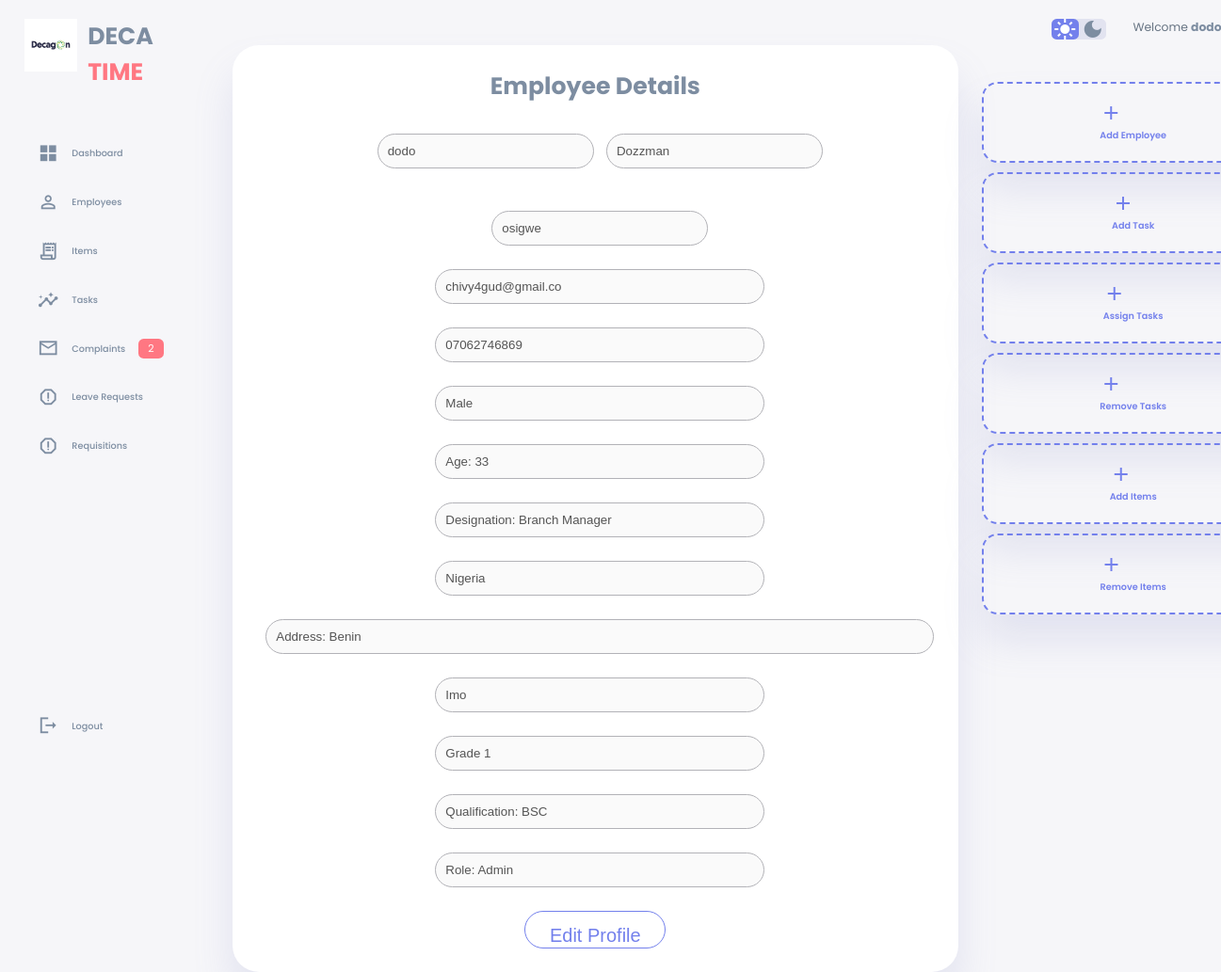
Page /employee_detail?id=1 (signed in) on the committed database.
### tables this page shows
CREATE TABLE employees (

    id INTEGER PRIMARY KEY AUTOINCREMENT NOT NULL,
    first_name TEXT NOT NULL,
    middle_name TEXT,
    last_name TEXT NOT NULL,
    email TEXT NOT NULL UNIQUE,
    phone TEXT NOT NULL,
    gender TEXT NOT NULL,
    country TEXT NOT NULL,
    origin_state TEXT,
    designation TEXT NOT NULL,
    aaddress TEXT NOT NULL,
    qualification TEXT,
    grade TEXT NOT NULL,
    age INTEGER,
    registration_date DATESTAMP

, 'date' DATETIME);

### app.py (the view)
@app.route("/employee_detail", methods=["GET", "POST"])
@login_required
def employee_detail():
    if session["user_role"] != 1:
        error_message = "Access Denied"
        return render_template("index.html", error = error_message)
    id = request.args.get("id")
    rows = db.execute("SELECT *, users.user_role FROM employees JOIN users ON employees.id = users.user_id WHERE employees.id = ?", id)
    row = rows[0]
    return render_template("employee_details.html", row = row)

### app.py (called while the page is built)
@app.after_request
def after_request(response):
    response.headers["Cache-Control"] = "no-cache, no-store, must-revalidate"
    response.headers["Expires"] = 0
    response.headers["Pragma"] = "no-cache"
    return response

### helpers.py (called while the page is built)
def login_required(f):
    @wraps(f)
    def decorated_function(*args, **kwargs):
        if session.get("user_id") is None or session.get("user_name") is None or session.get("complaint_count") is None or session.get("user_role") is None or session.get("employees") is None or session.get("tasks") is None:
            return redirect("/login")
        return f(*args, **kwargs)
    return decorated_function

### templates/employee_details.html (shortened to what this page needs)
{% extends "layout.html" %}
{% block main %}
            <div class="recent">
                <form action="" class="table">
                    <h2>Employee Details</h2>
                    <div class="names">
                        <input type="text" placeholder="First Name" name="first_name" value="{{ row["first_name"] }}" disabled>
                        <input type="text" placeholder="Middle Name" name="middle_name" value="{{ row["middle_name"] }}" disabled>
                        <input type="text" placeholder="Last Name" name="last_name" value="{{ row["last_name"] }}" disabled>
                    </div>
                    <div class="tel">
                         <input type="email" placeholder="Email Adress" name="email" value="{{ row["email"] }}" disabled>
                        <input type="tel" placeholder="Phone Number" name="phone" value="{{ row["phone"] }}" disabled>
                    </div>
                    <div class="tel">
                        <input type="text" placeholder="Gender" name="age" value="{{ row["gender"] }}" disabled>
                        <input type="text" State="Age" name="age" value="Age: {{ row["age"] }}" disabled>
                    </div>
                    <div class="tel">
                        <input type="text" placeholder="Designation" name="designation" value="Designation: {{ row["designation"] }}" required disabled>
                       <input type="text" placeholder="Country" name="designation" value="{{ row["country"] }}" disabled>
                    </div>
                    <div class="address">
                        <input type="text" placeholder="Address" name="address" value="Address: {{ row["aaddress"] }}" required disabled>
                    </div>
                    <div class="tel">
                        <input type="text" placeholder="State" name="state" value="{{ row["origin_state"] }}" disabled>
                        <input type="text" placeholder="Grade" name="grade" value="{{ row["grade"] }}" disabled>
                    </div>
                    <div class="tel">
                        <input type="text" placeholder="Qualification" name="qualification" value="Qualification: {{ row["qualification"] }}" disabled>
                        {% if row["user_role"] == 1 %}
                            <input type="text" placeholder="Role" name="role" disabled value="Role: Admin">
                        {% else %}
                            <input type="text" placeholder="Role" name="role" disabled value="Role: Employee">
                        {% endif %}
                    </div>
                    <button class="update"><a href="/employee_update?id={{ row["id"] }}">Edit Profile</a></button>
                </form>
            </div>
{% endblock %}

### static/style.css (style rules this page uses)
:root { --color-primary: #7380ec; --color-danger: #ff7782; --color-success: #41f1b6; --color-warning: #ffbb55; --color-white: #fff; --color-info-dark: #7d8da1; --color-info-light: #dce1eb; --color-dark: #7d8da1; --color-light: rgba(132, 139, 200, 0.18); --color-primary-variant: #111e88; --color-dark-variant: #677483; --color-background: #f6f6f9; --card-border-radius: 2rem; --border-radius-1: 0.4rem; --border-radius-2: 0.8rem; --border-radius-3: 1.2rem; --card-padding: 1.8rem; --padding-1: 1.2rem; --box-shadow: 0 2rem 3rem var(--color-light); }
* { margin: 0; padding:0; outline:0; appearance: none; border: 0; text-decoration: none; list-style: none; box-sizing: border-box; }
html { font-size: 14px; }
body { width: 100vw; height: 100vh; font-family: poppins, sans-serif; font-size: 0.88rem; background: var(--color-background); user-select: none; overflow-x: hidden; color: var(--color-dark); }
a { color: var(--color-dark); }
h2 { font-size: 1.8rem; }
main .recent { margin-top: 2rem; }
main .recent h2 { margin-bottom: 0.8rem }
main .recent .table { background:var(--color-white); width: 100%; border-radius: var(--card-border-radius); padding: var(--card-padding); text-align: center; box-shadow: var(--box-shadow); transition: all 300ms ease; }
main .recent a { text-align: center; display: block; margin: 1rem auto; color:var(--color-primary) }
form input, select, textarea { border: 1px solid #b2b2b7; border-radius: 1.5rem; }
form .names input { margin-top: 20px; width: 230px; padding: 10px 10px; margin-left: 10px; margin-bottom: 25px; }
form .tel input, select { width: 350px; padding: 10px 10px; margin-left: 10px; margin-bottom: 25px; }
form .address input { width: 710px; padding: 10px 10px; margin-left: 10px; margin-bottom: 25px; }
.update { border: 1px solid #7380ec; width: 150px; height: 40px; border-radius: 1.5rem; font-size: 20px; background-color: white; cursor: pointer; }
a { color: #7380ec; }

### rows in the picture
employees: first_name "dodo", middle_name "Dozzman", last_name "osigwe", email "chivy4gud@gmail.co", phone "07062746869", age "Male", age "Age: 33", designation "Designation: Branch Manager", designation "Nigeria", address "Address: Benin", state "Imo", grade "Grade 1", qualification "Qualification: BSC"

### other values in the picture
{{ session["complaint_count"] }} "2"
{{ session["user_name"] }} "dodo"
